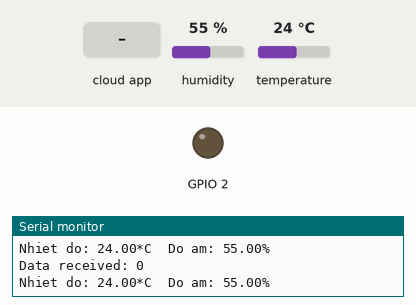
The sketch below on a simulated ESP32. Shown: output pins drawn as LEDs (lit = HIGH), the last lines printed to the serial monitor. The inputs (shaded band) are chosen by the test bench; at power-on: humidity 55 %, temperature 24 °C. WiFi joins after 1.5 s; servers stay silent unless stated; the Firebase database answers and starts empty.

Above: at 3.7 s.
3.8 s: the phone or cloud app sets lock to 1
At 4.6 s:
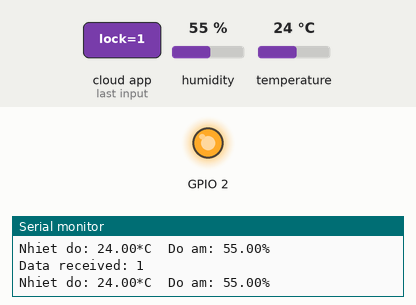
5.3 s: the phone or cloud app sets lock to 0
At 6.4 s:
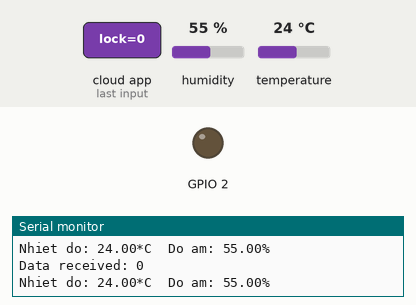
Timing chart, 0 to 8.3 s (numbered marks = the images above; inputs shaded):
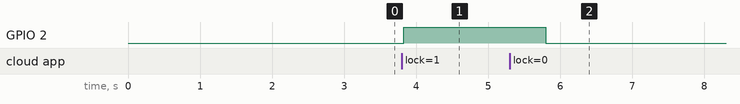

Measured:
- after the input at 3.8 s, GPIO 2: LOW → HIGH at once
- after the input at 5.3 s, GPIO 2: HIGH → LOW after 0.50 s

The sketch:

esp32.ino
```cpp
#include <FirebaseESP32.h>
#include <DHT.h>
#include  <WiFi.h>
#include <WiFiClient.h>

#define FIREBASE_HOST "https://testbutton-cd73e-default-rtdb.asia-southeast1.firebasedatabase.app/"
#define FIREBASE_AUTH "2pN3gg8k95DVuRPu1qdXEVHS9ugybSFIHy7ibBg7"
#define WIFI_SSID "LONGAN" // Thay đổi tên wifi của bạn
#define WIFI_PASSWORD "freewifi" // Thay đổi password wifi của bạn
#define DHTPIN 14    // Chân dữ liệu của DHT 11 , với NodeMCU chân D5 GPIO là 14
#define DHTTYPE DHT11   // DHT 11


DHT dht(DHTPIN, DHTTYPE);
FirebaseData fbdo;

void setup() {

  Serial.begin(9600);
  delay(1000);
  pinMode(2, OUTPUT);
  WiFi.begin (WIFI_SSID, WIFI_PASSWORD);
  Serial.print("Dang ket noi");
  while (WiFi.status() != WL_CONNECTED) {
    Serial.print(".");
    delay(500);
  }

  dht.begin();
  Serial.println ("");
  Serial.println ("Da ket noi WiFi!");
  Serial.println(WiFi.localIP());
  Firebase.begin(FIREBASE_HOST, FIREBASE_AUTH);

}

void loop() {

  float h = dht.readHumidity();
  float t = dht.readTemperature();  // Đọc nhiệt độ theo độ C

  if (isnan(h) || isnan(t)) {
    Serial.println("Failed to read from DHT sensor!");
    return;

  }

  Serial.print("Nhiet do: ");
  Serial.print(t);
  Serial.print("*C  ");
  Serial.print("Do am: ");
  Serial.print(h);
  Serial.println("%  ");

  Firebase.setFloat( fbdo,"Nhiet do", t);

  Firebase.setFloat ( fbdo,"Do am", h);

  delay(200);


Firebase.RTDB.getInt(&fbdo, "/lock");

int read_data = fbdo.intData();

if (read_data)
  digitalWrite(2,1);
  else digitalWrite(2,0);

Serial.print("Data received: ");

Serial.println(read_data); //print the data received from the Firebase database

}
```
